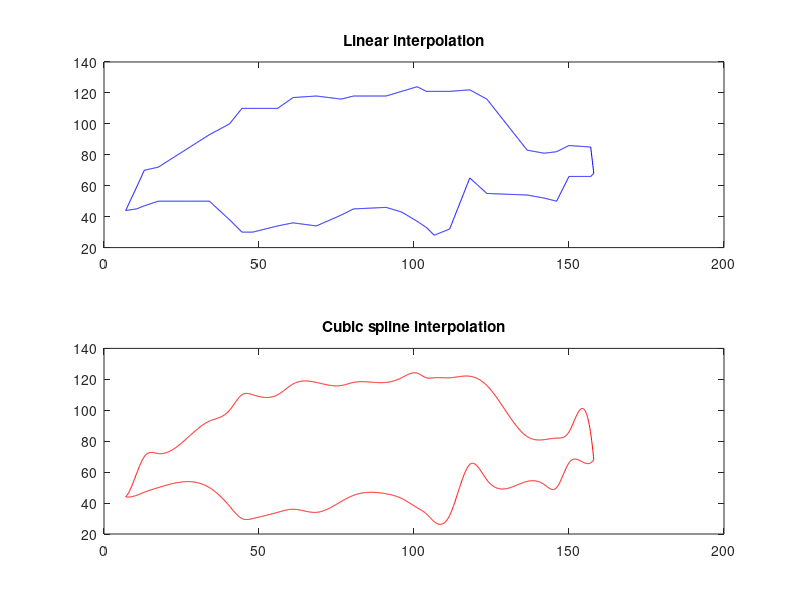

The MATLAB source for this figure:
% Exp3.11, Page 66. Li Zhen, March 25th, 2014.

% Original data set
X = [7.0 10.5 13.0 17.5 34.0 40.5 44.5 48.0 56.0 61.0 68.5 76.5 80.5 91.0 ...
    96.0 101.0 104.0 106.5 111.5 118.0 123.5 136.5 142.0 146.0 150.0 157.0 158.0];
Y1 = [44 45 47 50 50 38 30 30 34 36 34 41 45 46 43 37 33 28 32 65 55 54 52 50 66 66 68];
Y2 = [44 59 70 72 93 100 110 110 110 117 118 116 118 118 121 124 121 121 ...
    121 122 116 83 81 82 86 85 68];

% Interpolate points
xi = 7.0:0.1:158.0;

% Linear interpolation
y1_L = interp1(X, Y1, xi);
y2_L = interp1(X, Y2, xi);

% Cubic spline interpolation
y1_S = spline(X, Y1, xi);
y2_S = spline(X, Y2, xi);

% Plot the graph of two interpolation methods
subplot(2, 1, 1);
plot(xi, y1_L, 'b', xi, y2_L, 'b');
title('Linear interpolation');

subplot(2, 1, 2);
plot(xi, y1_S, 'r', xi, y2_S, 'r');
title('Cubic spline interpolation');

% Trapezoidal integration of two interpolation methods
T_L = trapz(xi, y2_L - y1_L);
T_S = trapz(xi, y2_S - y1_S);

% Output the results
fprintf('\nInterpolation results:\nxi   y1_L   y2_L   y1_S   y2_S\n');
[xi' y1_L' y2_L' y1_S' y2_S']

fprintf('Area in the map(mm^2):\n');
fprintf('    Linear:%f,    Spline:%f\n', T_L, T_S);

real_L = T_L / power(18, 2) * power(40, 2);
real_S = T_S / power(18, 2) * power(40, 2);

fprintf('Real national area(km^2):\n');
fprintf('    Linear:%f,    Spline:%f\n', real_L, real_S);
